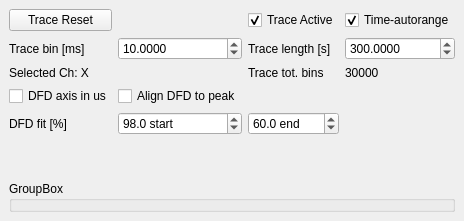
  <widget class="QDockWidget" name="dockWidget_traceConf">
   <property name="features">
    <set>QDockWidget::DockWidgetFeature::DockWidgetFloatable|QDockWidget::DockWidgetFeature::DockWidgetMovable</set>
   </property>
   <property name="windowTitle">
    <string>Conf.</string>
   </property>
   <attribute name="dockWidgetArea">
    <number>2</number>
   </attribute>
   <widget class="QWidget" name="dockWidgetContents_20">
    <layout class="QGridLayout" name="gridLayout_70">
     <item row="1" column="0">
      <spacer name="verticalSpacer_2">
       <property name="orientation">
        <enum>Qt::Orientation::Vertical</enum>
       </property>
       <property name="sizeHint" stdset="0">
        <size>
         <width>20</width>
         <height>40</height>
        </size>
       </property>
      </spacer>
     </item>
     <item row="0" column="0">
      <layout class="QGridLayout" name="gridLayout_62">
       <property name="sizeConstraint">
        <enum>QLayout::SizeConstraint::SetMinimumSize</enum>
       </property>
       <item row="2" column="0">
        <widget class="QLabel" name="label_73">
         <property name="text">
          <string>Trace bin [ms]</string>
         </property>
        </widget>
       </item>
       <item row="0" column="2">
        <widget class="QCheckBox" name="checkBox_trace_on">
         <property name="text">
          <string>Trace Active</string>
         </property>
         <property name="checked">
          <bool>true</bool>
         </property>
        </widget>
       </item>
       <item row="0" column="0">
        <widget class="QPushButton" name="pushButton_trace">
         <property name="text">
          <string>Trace Reset</string>
         </property>
        </widget>
       </item>
       <item row="0" column="3">
        <widget class="QCheckBox" name="checkBox_trace_autorange">
         <property name="text">
          <string>Time-autorange</string>
         </property>
         <property name="checked">
          <bool>true</bool>
         </property>
        </widget>
       </item>
       <item row="2" column="1">
        <widget class="QDoubleSpinBox" name="doubleSpinBox_binsize">
         <property name="decimals">
          <number>4</number>
         </property>
         <property name="minimum">
          <double>0.010000000000000</double>
         </property>
         <property name="value">
          <double>10.000000000000000</double>
         </property>
        </widget>
       </item>
       <item row="2" column="3">
        <widget class="QDoubleSpinBox" name="doubleSpinBox_maxlength">
         <property name="decimals">
          <number>4</number>
         </property>
         <property name="minimum">
          <double>0.010000000000000</double>
         </property>
         <property name="maximum">
          <double>99999.990000000005239</double>
         </property>
         <property name="value">
          <double>300.000000000000000</double>
         </property>
        </widget>
       </item>
       <item row="2" column="2">
        <widget class="QLabel" name="label_74">
         <property name="text">
          <string>Trace length [s]</string>
         </property>
        </widget>
       </item>
       <item row="4" column="3">
        <widget class="QLabel" name="label_trace_total_bins">
         <property name="text">
          <string>30000</string>
         </property>
        </widget>
       </item>
       <item row="4" column="2">
        <widget class="QLabel" name="label_76">
         <property name="text">
          <string>Trace tot. bins</string>
         </property>
        </widget>
       </item>
       <item row="4" column="0">
        <widget class="QLabel" name="label_plot_channel">
         <property name="sizePolicy">
          <sizepolicy hsizetype="Minimum" vsizetype="Minimum">
           <horstretch>0</horstretch>
           <verstretch>0</verstretch>
          </sizepolicy>
         </property>
         <property name="text">
          <string>Selected Ch: X</string>
         </property>
        </widget>
       </item>
       <item row="5" column="0">
        <widget class="QCheckBox" name="checkBox_trace_dfd_time_axis">
         <property name="text">
          <string>DFD axis in us</string>
         </property>
        </widget>
       </item>
       <item row="5" column="1">
        <widget class="QCheckBox" name="checkBox_trace_dfd_align_peak">
         <property name="text">
          <string>Align DFD to peak</string>
         </property>
        </widget>
       </item>
       <item row="6" column="0">
        <widget class="QLabel" name="label_trace_dfd_fit_levels">
         <property name="text">
          <string>DFD fit [%]</string>
         </property>
        </widget>
       </item>
       <item row="6" column="1">
        <widget class="QDoubleSpinBox" name="doubleSpinBox_trace_dfd_start_percent">
         <property name="suffix">
          <string> start</string>
         </property>
         <property name="decimals">
          <number>1</number>
         </property>
         <property name="minimum">
          <double>0.100000000000000</double>
         </property>
         <property name="maximum">
          <double>99.900000000000006</double>
         </property>
         <property name="singleStep">
          <double>1.000000000000000</double>
         </property>
         <property name="value">
          <double>98.000000000000000</double>
         </property>
        </widget>
       </item>
       <item row="6" column="2">
        <widget class="QDoubleSpinBox" name="doubleSpinBox_trace_dfd_end_percent">
         <property name="suffix">
          <string> end</string>
         </property>
         <property name="decimals">
          <number>1</number>
         </property>
         <property name="minimum">
          <double>0.100000000000000</double>
         </property>
         <property name="maximum">
          <double>99.900000000000006</double>
         </property>
         <property name="singleStep">
          <double>1.000000000000000</double>
         </property>
         <property name="value">
          <double>60.000000000000000</double>
         </property>
        </widget>
       </item>
      </layout>
     </item>
     <item row="2" column="0">
      <widget class="QGroupBox" name="groupBox_26">
       <property name="title">
        <string>GroupBox</string>
       </property>
      </widget>
     </item>
    </layout>
   </widget>
  </widget>
